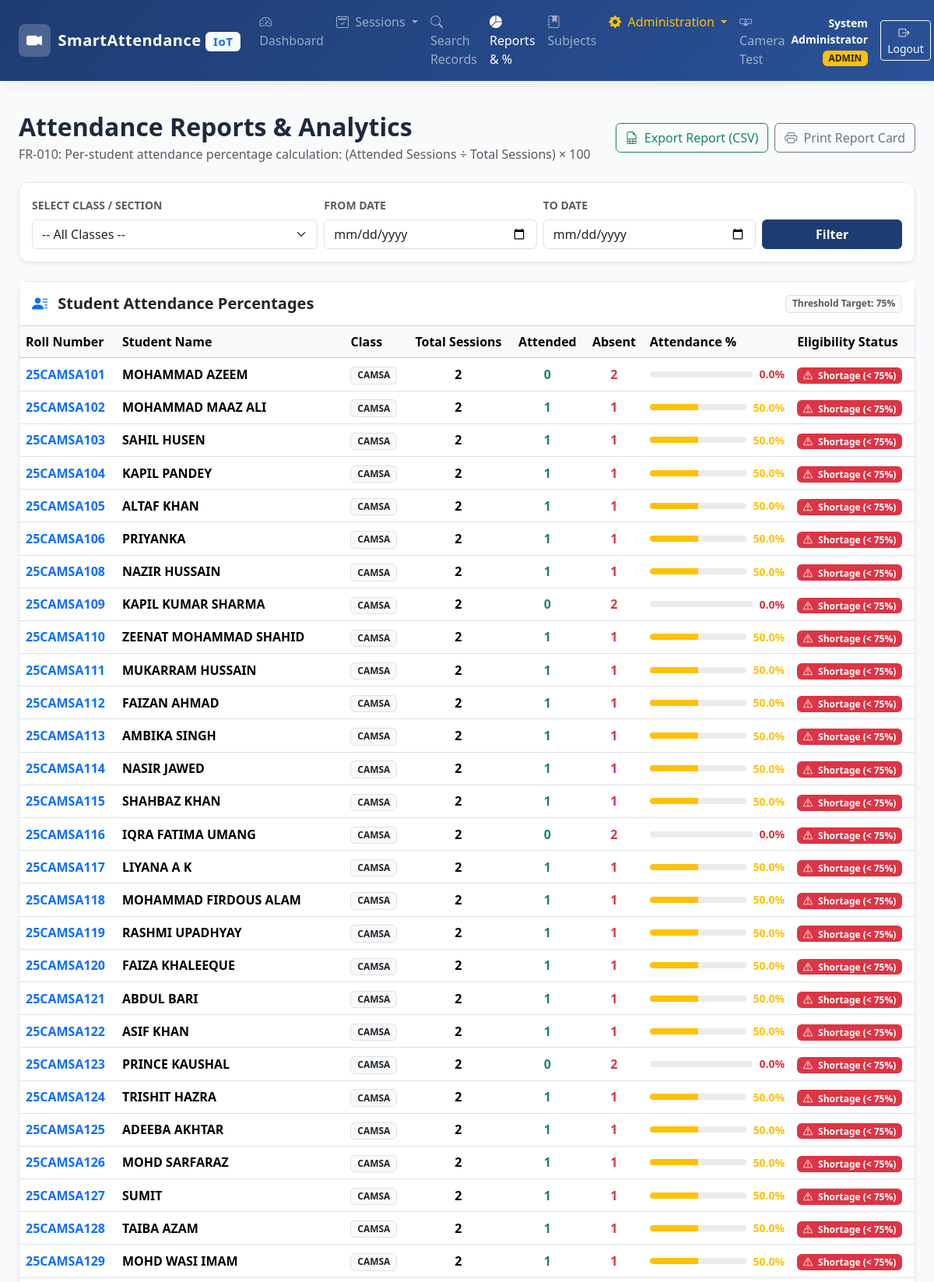
/attendance/reports (signed in, upper part), run on the app's committed database.
### tables this page shows
CREATE TABLE students (
            student_id INTEGER PRIMARY KEY AUTOINCREMENT,
            roll_no TEXT UNIQUE NOT NULL,
            full_name TEXT NOT NULL,
            class_name TEXT NOT NULL,
            is_active BOOLEAN NOT NULL DEFAULT 1,
            registered_at TIMESTAMP NOT NULL DEFAULT CURRENT_TIMESTAMP,
            registered_by INTEGER NOT NULL,
            FOREIGN KEY (registered_by) REFERENCES users(user_id) ON DELETE RESTRICT
        );

### app.py (the view, shortened to what this page needs)
@app.route('/attendance/reports')
@login_required
def attendance_reports():
    class_name = request.args.get('class_name', '').strip()
    start_date = request.args.get('start_date', '').strip()
    end_date = request.args.get('end_date', '').strip()
    report = ReportService.generate_report(
        class_name=class_name or None,
        start_date=start_date or None,
        end_date=end_date or None
    )
    conn = get_db_connection()
    cur = conn.cursor()
    cur.execute("SELECT DISTINCT class_name FROM students ORDER BY class_name")
    classes = [r['class_name'] for r in cur.fetchall()]
    conn.close()
    return render_template(
        'attendance/reports.html',
        report=report,
        classes=classes,
        selected_class=class_name,
        start_date=start_date,
        end_date=end_date
    )

### app.py (called while the page is built)
def login_required(f):
    @wraps(f)
    def decorated_function(*args, **kwargs):
        if 'user_id' not in session:
            flash("Please log in to access this page.", "warning")
            return redirect(url_for('login', next=request.url))
        return f(*args, **kwargs)
    return decorated_function

@app.context_processor
def inject_user():
    return {
        'current_user': {
            'user_id': session.get('user_id'),
            'username': session.get('username'),
            'full_name': session.get('full_name'),
            'role': session.get('role')
        } if 'user_id' in session else None,
        'now': datetime.datetime.now()
    }

### database.py (called while the page is built)
def get_db_connection():
    db_path = Config.DATABASE_PATH
    os.makedirs(os.path.dirname(db_path), exist_ok=True)
    conn = sqlite3.connect(db_path, timeout=10.0)
    conn.row_factory = sqlite3.Row
    conn.execute("PRAGMA foreign_keys = ON;")
    return conn

### templates/attendance/reports.html (shortened to what this page needs)
{% extends 'base.html' %}
{% block content %}
<div class="container-fluid px-4 py-4">
  <div class="d-flex flex-wrap justify-content-between align-items-center mb-4">
    <div>
      <h2 class="fw-bold mb-1">Attendance Reports &amp; Analytics</h2>
      <p class="text-muted mb-0">FR-010: Per-student attendance percentage calculation: (Attended Sessions &divide; Total Sessions) &times; 100</p>
    </div>
    <div class="d-flex gap-2 mt-3 mt-md-0">
      <a href="{{ url_for('attendance_reports', export='csv', class_name=selected_class, start_date=start_date, end_date=end_date) }}" class="btn btn-outline-success">
        <i class="bi bi-file-earmark-spreadsheet me-1"></i> Export Report (CSV)
      </a>
      <button class="btn btn-outline-secondary" onclick="window.print()">
        <i class="bi bi-printer me-1"></i> Print Report Card
      </button>
    </div>
  </div>
  <div class="card card-custom p-3 mb-4 no-print">
    <form method="GET" action="{{ url_for('attendance_reports') }}" class="row g-2 align-items-end">
      <div class="col-md-4">
        <label class="form-label fw-semibold small text-muted">SELECT CLASS / SECTION</label>
        <select name="class_name" class="form-select">
          <option value="">-- All Classes --</option>
        </select>
      </div>
      <div class="col-md-3">
        <label class="form-label fw-semibold small text-muted">FROM DATE</label>
        <input type="date" name="start_date" class="form-control" value="{{ start_date }}">
      </div>
      <div class="col-md-3">
        <label class="form-label fw-semibold small text-muted">TO DATE</label>
        <input type="date" name="end_date" class="form-control" value="{{ end_date }}">
      </div>
      <div class="col-md-2 d-flex gap-2">
        <button type="submit" class="btn btn-primary-custom w-100">Filter</button>
      </div>
    </form>
  </div>
  <div class="card card-custom">
    <div class="card-header bg-white py-3 d-flex justify-content-between align-items-center">
      <h5 class="fw-bold mb-0">
        <i class="bi bi-person-lines-fill me-2 text-primary"></i> Student Attendance Percentages
      </h5>
      <span class="badge bg-light text-muted border">Threshold Target: 75%</span>
    </div>
    <div class="card-body p-0">
      <div class="table-responsive">
        <table class="table table-hover align-middle mb-0">
          <thead class="table-light">
            <tr>
              <th>Roll Number</th>
              <th>Student Name</th>
              <th>Class</th>
              <th class="text-center">Total Sessions</th>
              <th class="text-center">Attended</th>
              <th class="text-center">Absent</th>
              <th style="min-width: 180px;">Attendance %</th>
              <th>Eligibility Status</th>
            </tr>
          </thead>
          <tbody>
            {% if report %}
              {% for row in report %}
              <tr>
                <td><strong class="text-primary">{{ row.roll_no }}</strong></td>
                <td class="fw-semibold">{{ row.full_name }}</td>
                <td><span class="badge bg-light text-dark border">{{ row.class_name }}</span></td>
                <td class="text-center fw-bold">{{ row.total_sessions }}</td>
                <td class="text-center text-success fw-bold">{{ row.attended_sessions }}</td>
                <td class="text-center text-danger fw-bold">{{ row.absent_sessions }}</td>
                <td>
                  <div class="d-flex align-items-center gap-2">
                    <div class="progress flex-grow-1" style="height: 8px;">
                      <div class="progress-bar {{ 'bg-success' if row.percentage >= 75 else ('bg-warning' if row.percentage >= 50 else 'bg-danger') }}"
                           role="progressbar" style="width: {{ row.percentage }}%;"></div>
                    </div>
                    <span class="fw-bold small {{ 'text-success' if row.percentage >= 75 else ('text-warning' if row.percentage >= 50 else 'text-danger') }}">
                      {{ row.percentage }}%
                    </span>
                  </div>
                </td>
                <td>
                  {% if row.total_sessions == 0 %}
                    <span class="badge bg-light text-muted border">No Sessions Held</span>
                  {% elif row.percentage >= 75.0 %}
                    <span class="badge bg-success"><i class="bi bi-check-circle me-1"></i> Eligible (&ge; 75%)</span>
                  {% else %}
                    <span class="badge bg-danger"><i class="bi bi-exclamation-triangle me-1"></i> Shortage (&lt; 75%)</span>
                  {% endif %}
                </td>
              </tr>
              {% endfor %}
            {% endif %}
          </tbody>
        </table>
      </div>
    </div>
  </div>
</div>
{% endblock %}

### static/css/style.css (style rules this page uses)
:root { --primary-color: #1e3c72; --primary-dark: #142850; --secondary-color: #2a5298; --accent-color: #00adb5; --accent-hover: #00878e; --success-color: #10b981; --warning-color: #f59e0b; --danger-color: #ef4444; --dark-bg: #0f172a; --card-bg: #ffffff; --body-bg: #f8fafc; --text-primary: #1e293b; --text-muted: #64748b; --border-color: #e2e8f0; }
body { font-family: 'Segoe UI', system-ui, -apple-system, BlinkMacSystemFont, Roboto, sans-serif; background-color: var(--body-bg); color: var(--text-primary); min-height: 100vh; display: flex; flex-direction: column; }
.card-custom { border: 1px solid var(--border-color); border-radius: 12px; box-shadow: 0 4px 6px -1px rgba(0, 0, 0, 0.05), 0 2px 4px -1px rgba(0, 0, 0, 0.03); background: var(--card-bg); transition: transform 0.2s ease, box-shadow 0.2s ease; }
.btn-primary-custom { background-color: var(--primary-color); border-color: var(--primary-color); color: #ffffff; font-weight: 600; }

### data on the page
students: roll_no "25CAMSA101", full_name "MOHAMMAD AZEEM", class_name "CAMSA", total_sessions "2", attended_sessions "0", absent_sessions "2", percentage "0.0", shows "Shortage (< 75%)"
students: roll_no "25CAMSA102", full_name "MOHAMMAD MAAZ ALI", class_name "CAMSA", total_sessions "2", attended_sessions "1", absent_sessions "1", percentage "50.0", shows "Shortage (< 75%)"
students: roll_no "25CAMSA103", full_name "SAHIL HUSEN", class_name "CAMSA", total_sessions "2", attended_sessions "1", absent_sessions "1", percentage "50.0", shows "Shortage (< 75%)"
students: roll_no "25CAMSA104", full_name "KAPIL PANDEY", class_name "CAMSA", total_sessions "2", attended_sessions "1", absent_sessions "1", percentage "50.0", shows "Shortage (< 75%)"
students: roll_no "25CAMSA105", full_name "ALTAF KHAN", class_name "CAMSA", total_sessions "2", attended_sessions "1", absent_sessions "1", percentage "50.0", shows "Shortage (< 75%)"
students: roll_no "25CAMSA106", full_name "PRIYANKA", class_name "CAMSA", total_sessions "2", attended_sessions "1", absent_sessions "1", percentage "50.0", shows "Shortage (< 75%)"
students: roll_no "25CAMSA108", full_name "NAZIR HUSSAIN", class_name "CAMSA", total_sessions "2", attended_sessions "1", absent_sessions "1", percentage "50.0", shows "Shortage (< 75%)"
students: roll_no "25CAMSA109", full_name "KAPIL KUMAR SHARMA", class_name "CAMSA", total_sessions "2", attended_sessions "0", absent_sessions "2", percentage "0.0", shows "Shortage (< 75%)"
students: roll_no "25CAMSA110", full_name "ZEENAT MOHAMMAD SHAHID", class_name "CAMSA", total_sessions "2", attended_sessions "1", absent_sessions "1", percentage "50.0", shows "Shortage (< 75%)"
students: roll_no "25CAMSA111", full_name "MUKARRAM HUSSAIN", class_name "CAMSA", total_sessions "2", attended_sessions "1", absent_sessions "1", percentage "50.0", shows "Shortage (< 75%)"
students: roll_no "25CAMSA112", full_name "FAIZAN AHMAD", class_name "CAMSA", total_sessions "2", attended_sessions "1", absent_sessions "1", percentage "50.0", shows "Shortage (< 75%)"
students: roll_no "25CAMSA113", full_name "AMBIKA SINGH", class_name "CAMSA", total_sessions "2", attended_sessions "1", absent_sessions "1", percentage "50.0", shows "Shortage (< 75%)"
students: roll_no "25CAMSA114", full_name "NASIR JAWED", class_name "CAMSA", total_sessions "2", attended_sessions "1", absent_sessions "1", percentage "50.0", shows "Shortage (< 75%)"
students: roll_no "25CAMSA115", full_name "SHAHBAZ KHAN", class_name "CAMSA", total_sessions "2", attended_sessions "1", absent_sessions "1", percentage "50.0", shows "Shortage (< 75%)"
students: roll_no "25CAMSA116", full_name "IQRA FATIMA UMANG", class_name "CAMSA", total_sessions "2", attended_sessions "0", absent_sessions "2", percentage "0.0", shows "Shortage (< 75%)"
students: roll_no "25CAMSA117", full_name "LIYANA A K", class_name "CAMSA", total_sessions "2", attended_sessions "1", absent_sessions "1", percentage "50.0", shows "Shortage (< 75%)"
students: roll_no "25CAMSA118", full_name "MOHAMMAD FIRDOUS ALAM", class_name "CAMSA", total_sessions "2", attended_sessions "1", absent_sessions "1", percentage "50.0", shows "Shortage (< 75%)"
students: roll_no "25CAMSA119", full_name "RASHMI UPADHYAY", class_name "CAMSA", total_sessions "2", attended_sessions "1", absent_sessions "1", percentage "50.0", shows "Shortage (< 75%)"
students: roll_no "25CAMSA120", full_name "FAIZA KHALEEQUE", class_name "CAMSA", total_sessions "2", attended_sessions "1", absent_sessions "1", percentage "50.0", shows "Shortage (< 75%)"
students: roll_no "25CAMSA121", full_name "ABDUL BARI", class_name "CAMSA", total_sessions "2", attended_sessions "1", absent_sessions "1", percentage "50.0", shows "Shortage (< 75%)"
students: roll_no "25CAMSA122", full_name "ASIF KHAN", class_name "CAMSA", total_sessions "2", attended_sessions "1", absent_sessions "1", percentage "50.0", shows "Shortage (< 75%)"
students: roll_no "25CAMSA123", full_name "PRINCE KAUSHAL", class_name "CAMSA", total_sessions "2", attended_sessions "0", absent_sessions "2", percentage "0.0", shows "Shortage (< 75%)"
students: roll_no "25CAMSA124", full_name "TRISHIT HAZRA", class_name "CAMSA", total_sessions "2", attended_sessions "1", absent_sessions "1", percentage "50.0", shows "Shortage (< 75%)"
students: roll_no "25CAMSA125", full_name "ADEEBA AKHTAR", class_name "CAMSA", total_sessions "2", attended_sessions "1", absent_sessions "1", percentage "50.0", shows "Shortage (< 75%)"
students: roll_no "25CAMSA126", full_name "MOHD SARFARAZ", class_name "CAMSA", total_sessions "2", attended_sessions "1", absent_sessions "1", percentage "50.0", shows "Shortage (< 75%)"
students: roll_no "25CAMSA127", full_name "SUMIT", class_name "CAMSA", total_sessions "2", attended_sessions "1", absent_sessions "1", percentage "50.0", shows "Shortage (< 75%)"
students: roll_no "25CAMSA128", full_name "TAIBA AZAM", class_name "CAMSA", total_sessions "2", attended_sessions "1", absent_sessions "1", percentage "50.0", shows "Shortage (< 75%)"
students: roll_no "25CAMSA129", full_name "MOHD WASI IMAM", class_name "CAMSA", total_sessions "2", attended_sessions "1", absent_sessions "1", percentage "50.0", shows "Shortage (< 75%)"

### other printed values
{{ current_user.full_name }} "System Administrator"
{{ current_user.role }} "ADMIN"
